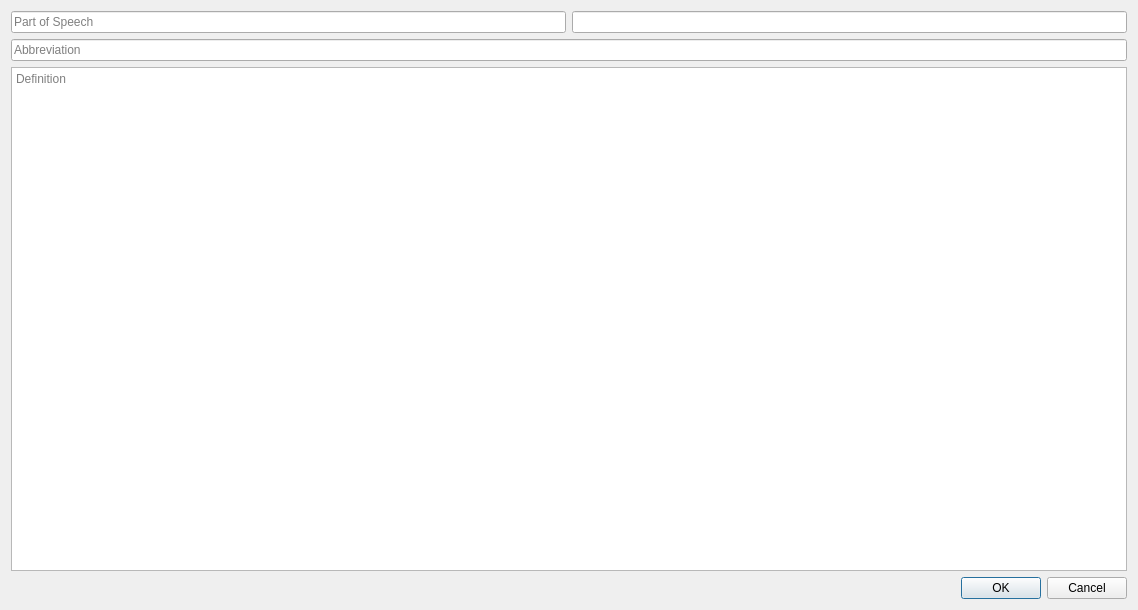
<?xml version="1.0" encoding="UTF-8"?>
<ui version="4.0">
 <class>Dialog</class>
 <widget class="QDialog" name="Dialog">
  <property name="geometry">
   <rect>
    <x>0</x>
    <y>0</y>
    <width>1138</width>
    <height>610</height>
   </rect>
  </property>
  <property name="windowTitle">
   <string>Dialog</string>
  </property>
  <layout class="QVBoxLayout" name="verticalLayout_2">
   <item>
    <layout class="QHBoxLayout" name="horizontalLayout">
     <item>
      <widget class="QLineEdit" name="lineEditPOS">
       <property name="placeholderText">
        <string>Part of Speech</string>
       </property>
      </widget>
     </item>
     <item>
      <widget class="QLineEdit" name="lineEditPOSDisplay">
       <property name="readOnly">
        <bool>true</bool>
       </property>
      </widget>
     </item>
    </layout>
   </item>
   <item>
    <layout class="QHBoxLayout" name="horizontalLayout_4">
     <item>
      <widget class="QLineEdit" name="lineEditAbbr">
       <property name="placeholderText">
        <string>Abbreviation</string>
       </property>
      </widget>
     </item>
    </layout>
   </item>
   <item>
    <widget class="QTextEdit" name="textEditInfo">
     <property name="placeholderText">
      <string>Definition</string>
     </property>
    </widget>
   </item>
   <item>
    <widget class="QDialogButtonBox" name="buttonBox">
     <property name="orientation">
      <enum>Qt::Horizontal</enum>
     </property>
     <property name="standardButtons">
      <set>QDialogButtonBox::Cancel|QDialogButtonBox::Ok</set>
     </property>
    </widget>
   </item>
  </layout>
 </widget>
 <resources/>
 <connections>
  <connection>
   <sender>buttonBox</sender>
   <signal>accepted()</signal>
   <receiver>Dialog</receiver>
   <slot>accept()</slot>
   <hints>
    <hint type="sourcelabel">
     <x>248</x>
     <y>254</y>
    </hint>
    <hint type="destinationlabel">
     <x>157</x>
     <y>274</y>
    </hint>
   </hints>
  </connection>
  <connection>
   <sender>buttonBox</sender>
   <signal>rejected()</signal>
   <receiver>Dialog</receiver>
   <slot>reject()</slot>
   <hints>
    <hint type="sourcelabel">
     <x>316</x>
     <y>260</y>
    </hint>
    <hint type="destinationlabel">
     <x>286</x>
     <y>274</y>
    </hint>
   </hints>
  </connection>
 </connections>
</ui>
